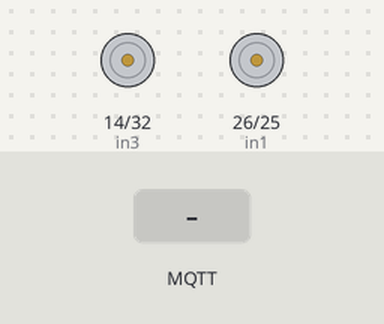
A sketch run on a simulated ESP32. On the bench: motor-driver pin pairs drawn as motors (green arrow = first pin HIGH = forward, orange = second pin HIGH = backward, longer = more drive). The test bench sets the inputs (shaded band). WiFi joins after 1.5 s; servers stay silent unless stated; random numbers use the default seed unless the sketch sets one; no MQTT or app messages arrive unless stated; what the sketch prints to the serial monitor is not drawn.

Above: at 2.7 s.
2.8 s: MQTT message "F" arrives on the first subscribed topic
At 4.0 s:
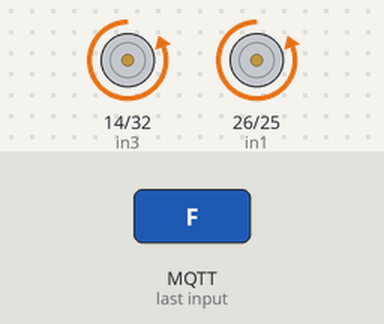
4.3 s: MQTT message "B" arrives on the first subscribed topic
At 5.3 s:
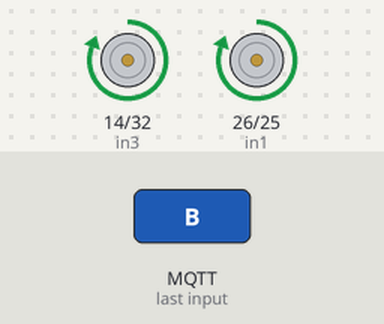
5.8 s: MQTT message "L" arrives on the first subscribed topic
At 6.4 s:
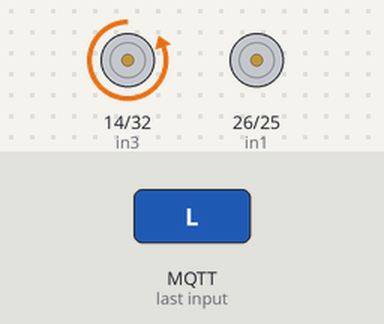
7.3 s: MQTT message "R" arrives on the first subscribed topic
At 7.6 s:
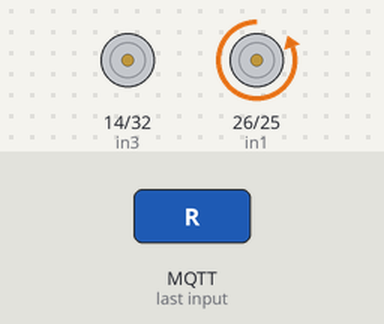
Timing chart, 0 to 9.8 s (numbered marks = the images above; inputs shaded):
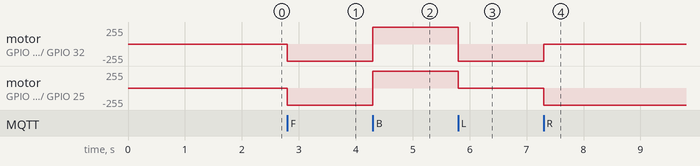

Measured:
- after the input at 2.8 s, motor on GPIO 14 (in3) / GPIO 32 (in4), motor on GPIO 26 (in1) / GPIO 25 (in2): stopped → backward 255/255 at once
- after the input at 4.3 s, motor on GPIO 14 (in3) / GPIO 32 (in4), motor on GPIO 26 (in1) / GPIO 25 (in2): backward 255/255 → forward 255/255 at once
- after the input at 5.8 s, motor on GPIO 14 (in3) / GPIO 32 (in4): forward 255/255 → backward 255/255 at once; motor on GPIO 26 (in1) / GPIO 25 (in2): forward 255/255 → stopped at once
- after the input at 7.3 s, motor on GPIO 14 (in3) / GPIO 32 (in4): backward 255/255 → stopped at once; motor on GPIO 26 (in1) / GPIO 25 (in2): stopped → backward 255/255 at once

The sketch:

mobil_mqtt.ino
```cpp
#include <WiFi.h>
#include <MQTT.h>

// =============================================
// KONFIGURASI — sesuaikan sebelum upload ke ESP32
// =============================================
const char* WIFI_SSID     = "NAMA_WIFI_KAMU";      // Ganti dengan nama WiFi kamu
const char* WIFI_PASSWORD = "PASSWORD_WIFI_KAMU";   // Ganti dengan password WiFi kamu
const char* mqtt_server   = "broker.hivemq.com";    // MQTT broker gratis, tidak perlu diganti
const char* topic         = "USERNAME/rc/rc-car-controller/car"; // Ganti USERNAME dengan username kamu

WiFiClient espClient;
MQTTClient client;

const int in1 = 26;
const int in2 = 25;
const int in3 = 14;
const int in4 = 32;

void stopCar()  { digitalWrite(in1,LOW);  digitalWrite(in2,LOW);  digitalWrite(in3,LOW);  digitalWrite(in4,LOW); }
void forward()  { digitalWrite(in1,LOW);  digitalWrite(in2,HIGH); digitalWrite(in3,LOW);  digitalWrite(in4,HIGH); }
void backward() { digitalWrite(in1,HIGH); digitalWrite(in2,LOW);  digitalWrite(in3,HIGH); digitalWrite(in4,LOW); }
void left()     { digitalWrite(in1,LOW);  digitalWrite(in2,LOW);  digitalWrite(in3,LOW);  digitalWrite(in4,HIGH); }
void right()    { digitalWrite(in1,LOW);  digitalWrite(in2,HIGH); digitalWrite(in3,LOW);  digitalWrite(in4,LOW); }

void messageReceived(String &topic, String &payload) {
  Serial.println("Perintah: " + payload);
  if      (payload == "F") forward();
  else if (payload == "B") backward();
  else if (payload == "L") left();
  else if (payload == "R") right();
  else if (payload == "S") stopCar();
}

void reconnect() {
  while (!client.connected()) {
    Serial.println("Menghubungkan ke MQTT...");
    String clientId = "MobilRC-" + String(random(0xffff), HEX);
    if (client.connect(clientId.c_str())) {
      client.subscribe(topic);
      Serial.println("Terhubung!");
    } else {
      Serial.println("Gagal, coba lagi 5 detik...");
      delay(5000);
    }
  }
}

void setup() {
  Serial.begin(115200);

  pinMode(in1, OUTPUT); pinMode(in2, OUTPUT);
  pinMode(in3, OUTPUT); pinMode(in4, OUTPUT);
  stopCar();

  WiFi.begin(WIFI_SSID, WIFI_PASSWORD);
  Serial.print("Menghubungkan WiFi");
  while (WiFi.status() != WL_CONNECTED) {
    delay(500); Serial.print(".");
  }
  Serial.println("\nWiFi Terhubung! IP: " + WiFi.localIP().toString());

  client.begin(mqtt_server, espClient);
  client.onMessage(messageReceived);
}

void loop() {
  if (!client.connected()) reconnect();
  client.loop();
}
```
